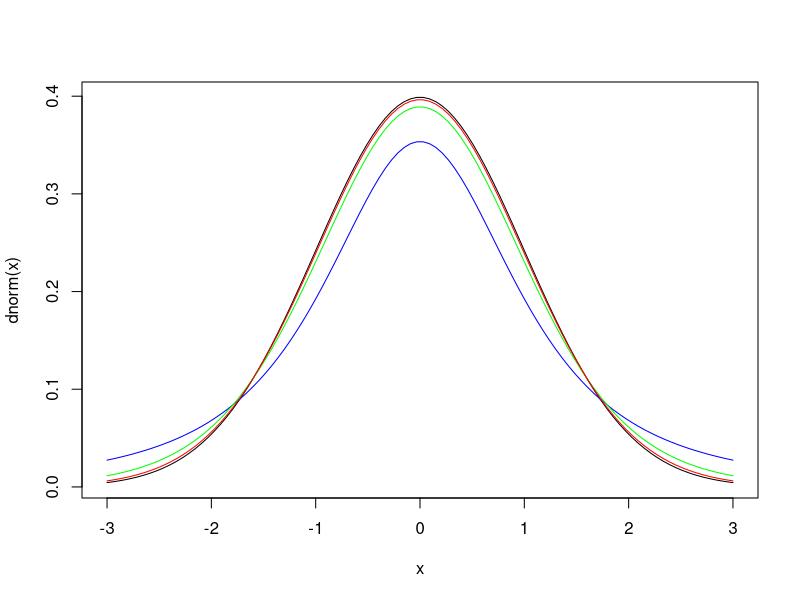

Reproduce this figure in R.
##### A Demo of Confidence Level Interpretation #####
# a function to get the confidence interval for population proportion
get_ci <- function(sample, conf_level = 0.95) {
  phat <- mean(sample)
  ci <- phat + c(-1, 1) * qnorm(0.5 + conf_level / 2) * sqrt(phat * (1 - phat) / length(sample))
  ci
}

# a function to check whether ptrue lies inside ci
ptrue_in_ci <- function(ci, ptrue) {
  ci[1] <= ptrue & ptrue <= ci[2]
}

### demo
ptrue <- 0.143
population <- rbinom(n = 10000, size = 1, prob = ptrue)

sample_1 <- sample(population, size = 389)
(ci_1 <- get_ci(sample_1))
ptrue_in_ci(ci_1, ptrue)

sample_2 <- sample(population, size = 389)
(ci_2 <- get_ci(sample_2))
ptrue_in_ci(ci_2, ptrue)

sample_3 <- sample(population, size = 389)
(ci_3 <- get_ci(sample_3))
ptrue_in_ci(ci_3, ptrue)

# when the confidence level is 0.95
nsamples <- 1000
sample_results <- replicate(nsamples, ptrue_in_ci(get_ci(sample(population, size = 389), conf_level = 0.95), ptrue))
sample_results
mean(sample_results)

# when the confidence level is 0.8
nsamples <- 1000
sample_results <- replicate(nsamples, ptrue_in_ci(get_ci(sample(population, size = 389), conf_level = 0.8), ptrue))
sample_results
mean(sample_results)


##### Finding z_{alpha/2} #####
# 1. confidence level = 0.9, alpha = 0.1
qnorm(1 - 0.1 / 2)
qnorm(0.1 / 2, lower.tail = FALSE)

# 2. confidence level = 0.95, alpha = 0.05
qnorm(1 - 0.05 / 2)
qnorm(0.05 / 2, lower.tail = FALSE)

# 3. confidence level = 0.99, alpha = 0.01
qnorm(1 - 0.01 / 2)
qnorm(0.01 / 2, lower.tail = FALSE)


##### Directly Get Confidence Intervals #####
### 1. For proportion
prop.test(x = 51, n = 300, conf.level = 0.98, alternative = "two.sided")
prop.test(x = 170, n = 1000, conf.level = 0.98, alternative = "two.sided")

### 2. For mean
cigs <- c(1,3,3,8,9,9,9,10,11,11,12,13,14,14,15,15,15,16,
          16,16,16,17,17,17,17,18,19,19,20,20,20,20,20,22,22,
          23,23,24,25,25,25,28,30,30,30,30,32,32,35,38,40)
t.test(x = cigs, conf.level = 0.99, 
       alternative = "two.sided")


##### t-distribution #####
### 1. t-distribution vs. normal distribution
x <- seq(-3, 3, length.out = 100)
plot(x = x, y = dnorm(x), type = "l", col = "black") # normal distribution
lines(x = x, y = dt(x, df = 2), type = "l", col = "blue") # t_2
lines(x = x, y = dt(x, df = 10), type = "l", col = "green") # t_10
lines(x = x, y = dt(x, df = 40), type = "l", col = "red") # t_40

### 2. calculate probabilities and percentiles
qt(1 - 0.005, df = 11)
qt(0.005, df = 11, lower = FALSE)

qt(0.99, df = 21)

1 - pt(2, df = 14)
pt(2, df = 14, lower = FALSE)


##### Example 8.8 #####
cigs <- c(1,3,3,8,9,9,9,10,11,11,12,13,14,14,15,15,15,16,
          16,16,16,17,17,17,17,18,19,19,20,20,20,20,20,22,22,
          23,23,24,25,25,25,28,30,30,30,30,32,32,35,38,40)
stem(cigs)

mean(cigs)
sd(cigs)
length(cigs)
qt(1 - 0.005, df = 50)
(moe <- qt(1 - 0.005, df = 50) * sd(cigs) / sqrt(length(cigs)))
mean(cigs) + c(-1, 1) * moe

t.test(x = cigs, conf.level = 0.99, 
       alternative = "two.sided")
